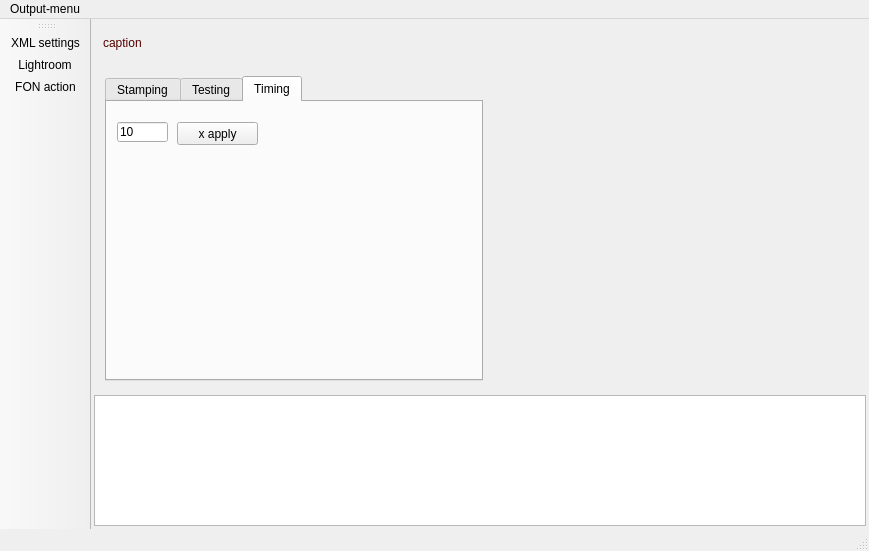
<?xml version="1.0" encoding="UTF-8"?>
<ui version="4.0">
 <class>MainWindowClass</class>
 <widget class="QMainWindow" name="MainWindowClass">
  <property name="geometry">
   <rect>
    <x>0</x>
    <y>0</y>
    <width>869</width>
    <height>551</height>
   </rect>
  </property>
  <property name="windowTitle">
   <string>FON Studio</string>
  </property>
  <property name="windowIcon">
   <iconset>
    <normaloff>:/phone-icon.png</normaloff>:/phone-icon.png</iconset>
  </property>
  <widget class="QWidget" name="centralWidget">
   <layout class="QGridLayout" name="gridLayout" rowstretch="1,5,2" columnstretch="1,2">
    <property name="margin">
     <number>3</number>
    </property>
    <property name="spacing">
     <number>3</number>
    </property>
    <item row="1" column="1">
     <widget class="PaintArea" name="PaintWidget" native="true">
      <property name="sizePolicy">
       <sizepolicy hsizetype="Expanding" vsizetype="Expanding">
        <horstretch>2</horstretch>
        <verstretch>0</verstretch>
       </sizepolicy>
      </property>
      <property name="cursor">
       <cursorShape>CrossCursor</cursorShape>
      </property>
      <property name="autoFillBackground">
       <bool>true</bool>
      </property>
     </widget>
    </item>
    <item row="2" column="0" colspan="2">
     <widget class="QPlainTextEdit" name="logOutput">
      <property name="sizePolicy">
       <sizepolicy hsizetype="Expanding" vsizetype="Expanding">
        <horstretch>0</horstretch>
        <verstretch>2</verstretch>
       </sizepolicy>
      </property>
      <property name="maximumSize">
       <size>
        <width>16777215</width>
        <height>200</height>
       </size>
      </property>
     </widget>
    </item>
    <item row="0" column="0" colspan="2">
     <widget class="QWidget" name="mainCaption" native="true">
      <property name="maximumSize">
       <size>
        <width>16777215</width>
        <height>40</height>
       </size>
      </property>
      <widget class="QLabel" name="headerCaption">
       <property name="geometry">
        <rect>
         <x>9</x>
         <y>9</y>
         <width>701</width>
         <height>24</height>
        </rect>
       </property>
       <property name="styleSheet">
        <string>font: 75 14pt &quot;Verdana&quot;;
color: rgb(85, 0, 0);</string>
       </property>
       <property name="text">
        <string>caption</string>
       </property>
       <property name="textFormat">
        <enum>Qt::PlainText</enum>
       </property>
      </widget>
     </widget>
    </item>
    <item row="1" column="0">
     <widget class="QStackedWidget" name="editStack">
      <property name="sizePolicy">
       <sizepolicy hsizetype="Preferred" vsizetype="Preferred">
        <horstretch>0</horstretch>
        <verstretch>0</verstretch>
       </sizepolicy>
      </property>
      <property name="minimumSize">
       <size>
        <width>400</width>
        <height>0</height>
       </size>
      </property>
      <property name="currentIndex">
       <number>2</number>
      </property>
      <widget class="QWidget" name="pageXML">
       <layout class="QVBoxLayout" name="verticalLayout">
        <item>
         <layout class="QHBoxLayout" name="horizontalLayout">
          <item>
           <widget class="QLineEdit" name="initFileName">
            <property name="text">
             <string>fon.xml</string>
            </property>
           </widget>
          </item>
          <item>
           <widget class="QPushButton" name="openFile">
            <property name="text">
             <string>Open</string>
            </property>
           </widget>
          </item>
          <item>
           <widget class="QPushButton" name="saveFile">
            <property name="text">
             <string>Save</string>
            </property>
           </widget>
          </item>
          <item>
           <widget class="QPushButton" name="applyXML">
            <property name="text">
             <string>Apply!</string>
            </property>
           </widget>
          </item>
         </layout>
        </item>
        <item>
         <widget class="QTextEdit" name="iniEdit">
          <property name="enabled">
           <bool>true</bool>
          </property>
          <property name="sizePolicy">
           <sizepolicy hsizetype="Expanding" vsizetype="Expanding">
            <horstretch>0</horstretch>
            <verstretch>1</verstretch>
           </sizepolicy>
          </property>
          <property name="maximumSize">
           <size>
            <width>1000</width>
            <height>16777215</height>
           </size>
          </property>
         </widget>
        </item>
       </layout>
      </widget>
      <widget class="QWidget" name="pageLightroom">
       <widget class="QPushButton" name="pbCreateLightroom">
        <property name="geometry">
         <rect>
          <x>10</x>
          <y>20</y>
          <width>171</width>
          <height>23</height>
         </rect>
        </property>
        <property name="text">
         <string>Create Lightroom</string>
        </property>
       </widget>
       <widget class="QPushButton" name="testLRO">
        <property name="geometry">
         <rect>
          <x>270</x>
          <y>160</y>
          <width>75</width>
          <height>23</height>
         </rect>
        </property>
        <property name="text">
         <string>lro - test</string>
        </property>
       </widget>
       <widget class="QLineEdit" name="lr_x">
        <property name="geometry">
         <rect>
          <x>40</x>
          <y>100</y>
          <width>41</width>
          <height>20</height>
         </rect>
        </property>
        <property name="text">
         <string>10</string>
        </property>
       </widget>
       <widget class="QLineEdit" name="lr_z">
        <property name="geometry">
         <rect>
          <x>40</x>
          <y>140</y>
          <width>41</width>
          <height>20</height>
         </rect>
        </property>
        <property name="text">
         <string>5</string>
        </property>
       </widget>
       <widget class="QLineEdit" name="lr_y">
        <property name="geometry">
         <rect>
          <x>40</x>
          <y>120</y>
          <width>41</width>
          <height>20</height>
         </rect>
        </property>
        <property name="text">
         <string>10</string>
        </property>
       </widget>
       <widget class="QPushButton" name="lroTestHemi">
        <property name="geometry">
         <rect>
          <x>270</x>
          <y>100</y>
          <width>75</width>
          <height>23</height>
         </rect>
        </property>
        <property name="text">
         <string>Test Grid</string>
        </property>
       </widget>
       <widget class="QPushButton" name="lrCalcFullGrid">
        <property name="geometry">
         <rect>
          <x>270</x>
          <y>180</y>
          <width>81</width>
          <height>23</height>
         </rect>
        </property>
        <property name="text">
         <string>calc full grid</string>
        </property>
       </widget>
       <widget class="QPushButton" name="lrLightGrid">
        <property name="geometry">
         <rect>
          <x>90</x>
          <y>50</y>
          <width>75</width>
          <height>23</height>
         </rect>
        </property>
        <property name="text">
         <string>draw lightgrid</string>
        </property>
       </widget>
       <widget class="QSlider" name="lrSliderX">
        <property name="geometry">
         <rect>
          <x>90</x>
          <y>100</y>
          <width>160</width>
          <height>21</height>
         </rect>
        </property>
        <property name="minimum">
         <number>-50</number>
        </property>
        <property name="maximum">
         <number>50</number>
        </property>
        <property name="orientation">
         <enum>Qt::Horizontal</enum>
        </property>
       </widget>
       <widget class="QSlider" name="lrSliderY">
        <property name="geometry">
         <rect>
          <x>90</x>
          <y>120</y>
          <width>160</width>
          <height>21</height>
         </rect>
        </property>
        <property name="minimum">
         <number>-50</number>
        </property>
        <property name="maximum">
         <number>50</number>
        </property>
        <property name="orientation">
         <enum>Qt::Horizontal</enum>
        </property>
       </widget>
       <widget class="QSlider" name="lrSliderZ">
        <property name="geometry">
         <rect>
          <x>90</x>
          <y>140</y>
          <width>160</width>
          <height>21</height>
         </rect>
        </property>
        <property name="maximum">
         <number>50</number>
        </property>
        <property name="orientation">
         <enum>Qt::Horizontal</enum>
        </property>
       </widget>
       <widget class="QLineEdit" name="lrAzim">
        <property name="geometry">
         <rect>
          <x>160</x>
          <y>180</y>
          <width>41</width>
          <height>20</height>
         </rect>
        </property>
        <property name="text">
         <string>0</string>
        </property>
       </widget>
       <widget class="QLineEdit" name="lrElevation">
        <property name="geometry">
         <rect>
          <x>210</x>
          <y>180</y>
          <width>41</width>
          <height>20</height>
         </rect>
        </property>
        <property name="text">
         <string>45</string>
        </property>
       </widget>
       <widget class="QLabel" name="label_4">
        <property name="geometry">
         <rect>
          <x>160</x>
          <y>160</y>
          <width>46</width>
          <height>14</height>
         </rect>
        </property>
        <property name="text">
         <string>Azimuth</string>
        </property>
       </widget>
       <widget class="QLabel" name="label_5">
        <property name="geometry">
         <rect>
          <x>210</x>
          <y>160</y>
          <width>46</width>
          <height>14</height>
         </rect>
        </property>
        <property name="text">
         <string>Elevation</string>
        </property>
       </widget>
       <widget class="QPushButton" name="lrProcess">
        <property name="geometry">
         <rect>
          <x>30</x>
          <y>250</y>
          <width>141</width>
          <height>23</height>
         </rect>
        </property>
        <property name="text">
         <string>Create &quot;writer&quot; stamps</string>
        </property>
       </widget>
       <widget class="QLabel" name="lrHemiValue">
        <property name="geometry">
         <rect>
          <x>280</x>
          <y>130</y>
          <width>46</width>
          <height>14</height>
         </rect>
        </property>
        <property name="text">
         <string>0</string>
        </property>
       </widget>
       <widget class="QPushButton" name="lrLoadStamps">
        <property name="geometry">
         <rect>
          <x>30</x>
          <y>280</y>
          <width>141</width>
          <height>23</height>
         </rect>
        </property>
        <property name="text">
         <string>Test load Stamps</string>
        </property>
       </widget>
       <widget class="QPushButton" name="lrReadStamps">
        <property name="geometry">
         <rect>
          <x>30</x>
          <y>220</y>
          <width>141</width>
          <height>23</height>
         </rect>
        </property>
        <property name="text">
         <string>Create &quot;reader&quot; stamps</string>
        </property>
       </widget>
      </widget>
      <widget class="QWidget" name="pageFON">
       <layout class="QVBoxLayout" name="verticalLayout_2">
        <item>
         <widget class="QTabWidget" name="tabWidget">
          <property name="sizePolicy">
           <sizepolicy hsizetype="Expanding" vsizetype="Expanding">
            <horstretch>0</horstretch>
            <verstretch>2</verstretch>
           </sizepolicy>
          </property>
          <property name="currentIndex">
           <number>2</number>
          </property>
          <widget class="QWidget" name="tab">
           <attribute name="title">
            <string>Stamping</string>
           </attribute>
           <widget class="QPushButton" name="stampTrees">
            <property name="geometry">
             <rect>
              <x>90</x>
              <y>10</y>
              <width>75</width>
              <height>23</height>
             </rect>
            </property>
            <property name="minimumSize">
             <size>
              <width>0</width>
              <height>0</height>
             </size>
            </property>
            <property name="text">
             <string>stamp trees</string>
            </property>
           </widget>
           <widget class="QPushButton" name="fonRun">
            <property name="geometry">
             <rect>
              <x>10</x>
              <y>10</y>
              <width>75</width>
              <height>23</height>
             </rect>
            </property>
            <property name="text">
             <string>Setup FON</string>
            </property>
           </widget>
           <widget class="QGroupBox" name="gEditTree">
            <property name="geometry">
             <rect>
              <x>10</x>
              <y>40</y>
              <width>331</width>
              <height>111</height>
             </rect>
            </property>
            <property name="title">
             <string>Edit tree</string>
            </property>
            <widget class="QDoubleSpinBox" name="treeDbh">
             <property name="geometry">
              <rect>
               <x>20</x>
               <y>30</y>
               <width>62</width>
               <height>22</height>
              </rect>
             </property>
             <property name="toolTip">
              <string>diameter (cm)</string>
             </property>
             <property name="maximum">
              <double>299.990000000000009</double>
             </property>
            </widget>
            <widget class="QDoubleSpinBox" name="treeHeight">
             <property name="geometry">
              <rect>
               <x>90</x>
               <y>30</y>
               <width>62</width>
               <height>22</height>
              </rect>
             </property>
             <property name="toolTip">
              <string>Height [m]</string>
             </property>
            </widget>
            <widget class="QPushButton" name="treeChange">
             <property name="geometry">
              <rect>
               <x>220</x>
               <y>10</y>
               <width>75</width>
               <height>21</height>
              </rect>
             </property>
             <property name="text">
              <string>Change</string>
             </property>
            </widget>
            <widget class="QDoubleSpinBox" name="treePosX">
             <property name="geometry">
              <rect>
               <x>20</x>
               <y>60</y>
               <width>62</width>
               <height>22</height>
              </rect>
             </property>
            </widget>
            <widget class="QDoubleSpinBox" name="treePosY">
             <property name="geometry">
              <rect>
               <x>90</x>
               <y>60</y>
               <width>62</width>
               <height>22</height>
              </rect>
             </property>
            </widget>
            <widget class="QLabel" name="treeImpact">
             <property name="geometry">
              <rect>
               <x>220</x>
               <y>60</y>
               <width>91</width>
               <height>41</height>
              </rect>
             </property>
             <property name="text">
              <string>(value)</string>
             </property>
            </widget>
            <widget class="QPushButton" name="pbSetAsDebug">
             <property name="geometry">
              <rect>
               <x>220</x>
               <y>40</y>
               <width>75</width>
               <height>23</height>
              </rect>
             </property>
             <property name="text">
              <string>debug tree</string>
             </property>
            </widget>
           </widget>
           <widget class="QGroupBox" name="groupBox">
            <property name="geometry">
             <rect>
              <x>10</x>
              <y>150</y>
              <width>331</width>
              <height>111</height>
             </rect>
            </property>
            <property name="title">
             <string>Visualization Options</string>
            </property>
            <widget class="QRadioButton" name="visFon">
             <property name="geometry">
              <rect>
               <x>10</x>
               <y>20</y>
               <width>84</width>
               <height>18</height>
              </rect>
             </property>
             <property name="text">
              <string>FON</string>
             </property>
             <property name="checked">
              <bool>true</bool>
             </property>
            </widget>
            <widget class="QRadioButton" name="visImpact">
             <property name="geometry">
              <rect>
               <x>10</x>
               <y>40</y>
               <width>111</width>
               <height>18</height>
              </rect>
             </property>
             <property name="text">
              <string>Impact values</string>
             </property>
            </widget>
            <widget class="QRadioButton" name="visDomGrid">
             <property name="geometry">
              <rect>
               <x>10</x>
               <y>60</y>
               <width>101</width>
               <height>18</height>
              </rect>
             </property>
             <property name="text">
              <string>dominace grid</string>
             </property>
            </widget>
            <widget class="QCheckBox" name="visAutoScale">
             <property name="geometry">
              <rect>
               <x>210</x>
               <y>20</y>
               <width>111</width>
               <height>18</height>
              </rect>
             </property>
             <property name="text">
              <string>Autoscale colors</string>
             </property>
            </widget>
            <widget class="QLabel" name="fonValue">
             <property name="geometry">
              <rect>
               <x>210</x>
               <y>70</y>
               <width>101</width>
               <height>31</height>
              </rect>
             </property>
             <property name="text">
              <string>(value)</string>
             </property>
            </widget>
            <widget class="QCheckBox" name="visDomHeight">
             <property name="geometry">
              <rect>
               <x>210</x>
               <y>40</y>
               <width>51</width>
               <height>18</height>
              </rect>
             </property>
             <property name="toolTip">
              <string>for vis. of influence grid: when checked, the color shows the FON-value if scaled to the height in combo-box right, and not for the value of the actual height-dominance-grid.</string>
             </property>
             <property name="text">
              <string>scale</string>
             </property>
            </widget>
            <widget class="QComboBox" name="visScaleValue">
             <property name="geometry">
              <rect>
               <x>260</x>
               <y>40</y>
               <width>51</width>
               <height>22</height>
              </rect>
             </property>
             <property name="toolTip">
              <string>&lt;!DOCTYPE HTML PUBLIC &quot;-//W3C//DTD HTML 4.0//EN&quot; &quot;http://www.w3.org/TR/REC-html40/strict.dtd&quot;&gt;
&lt;html&gt;&lt;head&gt;&lt;meta name=&quot;qrichtext&quot; content=&quot;1&quot; /&gt;&lt;style type=&quot;text/css&quot;&gt;
p, li { white-space: pre-wrap; }
&lt;/style&gt;&lt;/head&gt;&lt;body style=&quot; font-family:'MS Shell Dlg 2'; font-size:8.25pt; font-weight:400; font-style:normal;&quot;&gt;
&lt;p style=&quot; margin-top:0px; margin-bottom:0px; margin-left:0px; margin-right:0px; -qt-block-indent:0; text-indent:0px;&quot;&gt;&lt;span style=&quot; font-size:8pt;&quot;&gt;for vis. of influence grid: height value in meters.&lt;/span&gt;&lt;/p&gt;&lt;/body&gt;&lt;/html&gt;</string>
             </property>
             <item>
              <property name="text">
               <string>5</string>
              </property>
             </item>
             <item>
              <property name="text">
               <string>10</string>
              </property>
             </item>
             <item>
              <property name="text">
               <string>20</string>
              </property>
             </item>
             <item>
              <property name="text">
               <string>30</string>
              </property>
             </item>
             <item>
              <property name="text">
               <string>40</string>
              </property>
             </item>
             <item>
              <property name="text">
               <string>50</string>
              </property>
             </item>
             <item>
              <property name="text">
               <string>80</string>
              </property>
             </item>
            </widget>
           </widget>
           <widget class="QPushButton" name="pbResults">
            <property name="geometry">
             <rect>
              <x>270</x>
              <y>10</y>
              <width>71</width>
              <height>23</height>
             </rect>
            </property>
            <property name="toolTip">
             <string>copies tree results in clipboard.</string>
            </property>
            <property name="text">
             <string>Results</string>
            </property>
           </widget>
          </widget>
          <widget class="QWidget" name="tab_2">
           <attribute name="title">
            <string>Testing</string>
           </attribute>
           <widget class="QWidget" name="layoutWidget">
            <property name="geometry">
             <rect>
              <x>10</x>
              <y>20</y>
              <width>255</width>
              <height>22</height>
             </rect>
            </property>
            <layout class="QHBoxLayout" name="horizontalLayout_4">
             <item>
              <widget class="QLabel" name="label_3">
               <property name="text">
                <string>Formula</string>
               </property>
              </widget>
             </item>
             <item>
              <widget class="QLineEdit" name="formula"/>
             </item>
            </layout>
           </widget>
           <widget class="QWidget" name="layoutWidget_2">
            <property name="geometry">
             <rect>
              <x>10</x>
              <y>50</y>
              <width>255</width>
              <height>53</height>
             </rect>
            </property>
            <layout class="QHBoxLayout" name="horizontalLayout_3">
             <item>
              <widget class="QLineEdit" name="lVar1">
               <property name="maximumSize">
                <size>
                 <width>65</width>
                 <height>16777215</height>
                </size>
               </property>
              </widget>
             </item>
             <item>
              <widget class="QLineEdit" name="lVar2">
               <property name="maximumSize">
                <size>
                 <width>65</width>
                 <height>16777215</height>
                </size>
               </property>
              </widget>
             </item>
             <item>
              <widget class="QLabel" name="lCalcResult">
               <property name="text">
                <string>&lt;!DOCTYPE HTML PUBLIC &quot;-//W3C//DTD HTML 4.0//EN&quot; &quot;http://www.w3.org/TR/REC-html40/strict.dtd&quot;&gt;
&lt;html&gt;&lt;head&gt;&lt;meta name=&quot;qrichtext&quot; content=&quot;1&quot; /&gt;&lt;style type=&quot;text/css&quot;&gt;
p, li { white-space: pre-wrap; }
&lt;/style&gt;&lt;/head&gt;&lt;body style=&quot; font-family:'MS Shell Dlg 2'; font-size:8.25pt; font-weight:400; font-style:normal;&quot;&gt;
&lt;p style=&quot; margin-top:0px; margin-bottom:0px; margin-left:0px; margin-right:0px; -qt-block-indent:0; text-indent:0px;&quot;&gt;&lt;span style=&quot; font-size:8pt;&quot;&gt;Result&lt;/span&gt;&lt;a href=&quot;http://www.orf.at&quot;&gt;&lt;span style=&quot; text-decoration: underline; color:#0000ff;&quot;&gt;hoi&lt;/span&gt;&lt;/a&gt;&lt;/p&gt;&lt;/body&gt;&lt;/html&gt;</string>
               </property>
              </widget>
             </item>
             <item>
              <widget class="QPushButton" name="calcFormula">
               <property name="text">
                <string>Calculate</string>
               </property>
              </widget>
             </item>
            </layout>
           </widget>
           <widget class="QLabel" name="label">
            <property name="geometry">
             <rect>
              <x>30</x>
              <y>130</y>
              <width>46</width>
              <height>14</height>
             </rect>
            </property>
            <property name="text">
             <string>Count</string>
            </property>
           </widget>
           <widget class="QLineEdit" name="eTreeCount">
            <property name="geometry">
             <rect>
              <x>70</x>
              <y>130</y>
              <width>41</width>
              <height>20</height>
             </rect>
            </property>
            <property name="text">
             <string>100</string>
            </property>
           </widget>
           <widget class="QPushButton" name="pbAddTrees">
            <property name="geometry">
             <rect>
              <x>200</x>
              <y>130</y>
              <width>75</width>
              <height>23</height>
             </rect>
            </property>
            <property name="text">
             <string>Add</string>
            </property>
           </widget>
           <widget class="QLineEdit" name="eTreeDBH">
            <property name="geometry">
             <rect>
              <x>150</x>
              <y>130</y>
              <width>41</width>
              <height>20</height>
             </rect>
            </property>
            <property name="text">
             <string>30</string>
            </property>
           </widget>
           <widget class="QLabel" name="label_2">
            <property name="geometry">
             <rect>
              <x>120</x>
              <y>130</y>
              <width>46</width>
              <height>14</height>
             </rect>
            </property>
            <property name="text">
             <string>DBH</string>
            </property>
           </widget>
           <widget class="QPushButton" name="calcMatrix">
            <property name="geometry">
             <rect>
              <x>120</x>
              <y>160</y>
              <width>151</width>
              <height>21</height>
             </rect>
            </property>
            <property name="text">
             <string>ISOFON - calc matrix</string>
            </property>
           </widget>
           <widget class="QPushButton" name="execManyStands">
            <property name="geometry">
             <rect>
              <x>120</x>
              <y>190</y>
              <width>151</width>
              <height>23</height>
             </rect>
            </property>
            <property name="toolTip">
             <string>parse setting &quot;standlist&quot; in XML-input file, then load/stamp/save results for each stand listed.</string>
            </property>
            <property name="text">
             <string>execute many stands</string>
            </property>
           </widget>
          </widget>
          <widget class="QWidget" name="tabPerf">
           <attribute name="title">
            <string>Timing</string>
           </attribute>
           <widget class="QLineEdit" name="lApplyManyCount">
            <property name="geometry">
             <rect>
              <x>10</x>
              <y>20</y>
              <width>51</width>
              <height>20</height>
             </rect>
            </property>
            <property name="text">
             <string>10</string>
            </property>
           </widget>
           <widget class="QPushButton" name="pbMultipleApplication">
            <property name="geometry">
             <rect>
              <x>70</x>
              <y>20</y>
              <width>81</width>
              <height>23</height>
             </rect>
            </property>
            <property name="text">
             <string>x apply</string>
            </property>
           </widget>
          </widget>
         </widget>
        </item>
       </layout>
      </widget>
     </widget>
    </item>
   </layout>
  </widget>
  <widget class="QMenuBar" name="menuBar">
   <property name="geometry">
    <rect>
     <x>0</x>
     <y>0</y>
     <width>869</width>
     <height>21</height>
    </rect>
   </property>
   <widget class="QMenu" name="menuOutput_menu">
    <property name="title">
     <string>Output-menu</string>
    </property>
    <addaction name="actionTreelist"/>
    <addaction name="actionFON_grid"/>
   </widget>
   <addaction name="menuOutput_menu"/>
  </widget>
  <widget class="QToolBar" name="mainToolBar">
   <property name="iconSize">
    <size>
     <width>32</width>
     <height>32</height>
    </size>
   </property>
   <property name="toolButtonStyle">
    <enum>Qt::ToolButtonTextUnderIcon</enum>
   </property>
   <attribute name="toolBarArea">
    <enum>LeftToolBarArea</enum>
   </attribute>
   <attribute name="toolBarBreak">
    <bool>false</bool>
   </attribute>
   <addaction name="actionEdit_XML_settings"/>
   <addaction name="actionLightroom"/>
   <addaction name="actionFON_action"/>
  </widget>
  <widget class="QStatusBar" name="statusBar"/>
  <action name="actionLightroom">
   <property name="icon">
    <iconset>
     <normaloff>:/camera.png</normaloff>:/camera.png</iconset>
   </property>
   <property name="text">
    <string>Lightroom</string>
   </property>
   <property name="toolTip">
    <string>switch to lightroom</string>
   </property>
  </action>
  <action name="actionFON_action">
   <property name="icon">
    <iconset>
     <normaloff>:/audio-input-microphone.png</normaloff>:/audio-input-microphone.png</iconset>
   </property>
   <property name="text">
    <string>FON action</string>
   </property>
   <property name="toolTip">
    <string>FON test area</string>
   </property>
  </action>
  <action name="actionEdit_XML_settings">
   <property name="icon">
    <iconset>
     <normaloff>:/source_xml.png</normaloff>:/source_xml.png</iconset>
   </property>
   <property name="text">
    <string>XML settings</string>
   </property>
  </action>
  <action name="actionTreelist">
   <property name="text">
    <string>treelist</string>
   </property>
  </action>
  <action name="actionFON_grid">
   <property name="text">
    <string>FON grid</string>
   </property>
  </action>
 </widget>
 <layoutdefault spacing="6" margin="11"/>
 <customwidgets>
  <customwidget>
   <class>PaintArea</class>
   <extends>QWidget</extends>
   <header>paintarea.h</header>
   <container>1</container>
  </customwidget>
 </customwidgets>
 <tabstops>
  <tabstop>lr_x</tabstop>
  <tabstop>lr_y</tabstop>
  <tabstop>lr_z</tabstop>
  <tabstop>iniEdit</tabstop>
  <tabstop>pbCreateLightroom</tabstop>
  <tabstop>tabWidget</tabstop>
  <tabstop>stampTrees</tabstop>
  <tabstop>formula</tabstop>
  <tabstop>lVar1</tabstop>
  <tabstop>lVar2</tabstop>
  <tabstop>calcFormula</tabstop>
  <tabstop>logOutput</tabstop>
  <tabstop>testLRO</tabstop>
  <tabstop>initFileName</tabstop>
  <tabstop>applyXML</tabstop>
  <tabstop>saveFile</tabstop>
  <tabstop>lroTestHemi</tabstop>
  <tabstop>lrCalcFullGrid</tabstop>
  <tabstop>lrLightGrid</tabstop>
 </tabstops>
 <resources/>
 <connections>
  <connection>
   <sender>lrSliderX</sender>
   <signal>valueChanged(int)</signal>
   <receiver>lroTestHemi</receiver>
   <slot>click()</slot>
   <hints>
    <hint type="sourcelabel">
     <x>218</x>
     <y>176</y>
    </hint>
    <hint type="destinationlabel">
     <x>173</x>
     <y>242</y>
    </hint>
   </hints>
  </connection>
  <connection>
   <sender>lrSliderY</sender>
   <signal>valueChanged(int)</signal>
   <receiver>lroTestHemi</receiver>
   <slot>click()</slot>
   <hints>
    <hint type="sourcelabel">
     <x>280</x>
     <y>198</y>
    </hint>
    <hint type="destinationlabel">
     <x>167</x>
     <y>240</y>
    </hint>
   </hints>
  </connection>
  <connection>
   <sender>lrSliderZ</sender>
   <signal>valueChanged(int)</signal>
   <receiver>lroTestHemi</receiver>
   <slot>click()</slot>
   <hints>
    <hint type="sourcelabel">
     <x>251</x>
     <y>216</y>
    </hint>
    <hint type="destinationlabel">
     <x>182</x>
     <y>243</y>
    </hint>
   </hints>
  </connection>
 </connections>
</ui>
